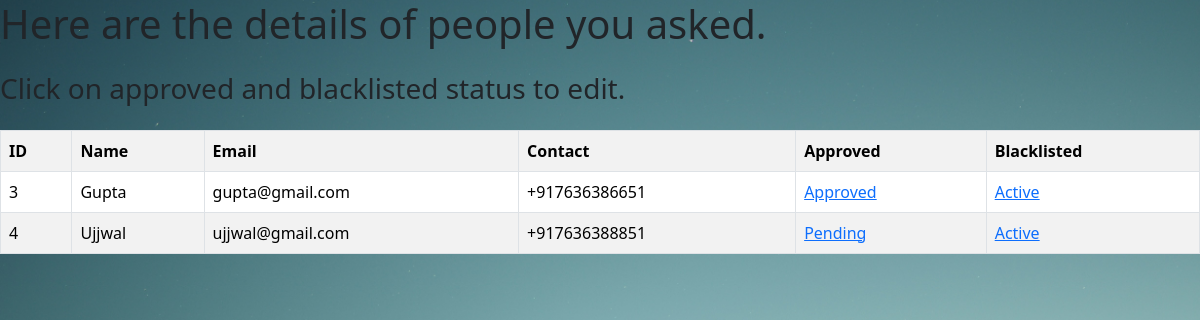
/view-staff (signed in), run on an earlier commit of the app's database.
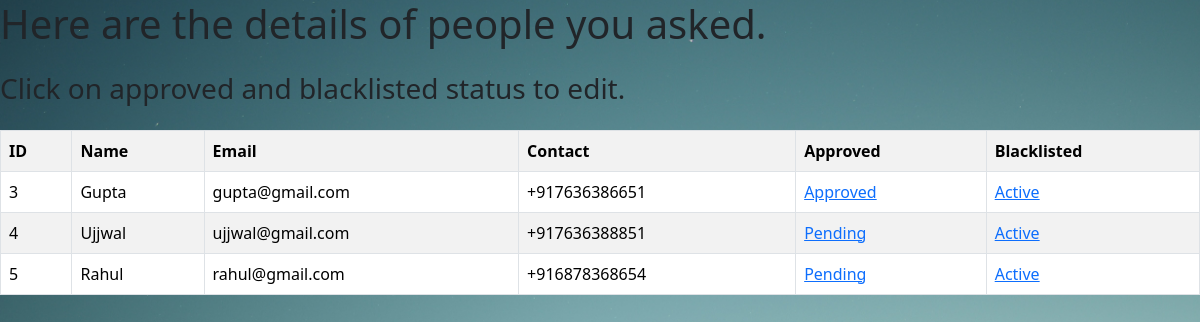
And on a later commit of the database.
### models.py (models this page shows)
class User(db.Model):
    __tablename__="users"
    user_id=db.Column(db.Integer,primary_key=True)
    name=db.Column(db.String(100),nullable=False)
    email=db.Column(db.String(150),unique=True,nullable=False)
    password=db.Column(db.String(255),nullable=False)
    contact=db.Column(db.String(20),nullable=False)
    role=db.Column(db.String(50),nullable=False)
    approved=db.Column(db.Boolean,default=False)
    blacklisted=db.Column(db.Boolean,nullable=False,default=False)
    bookings=db.relationship("Booking",backref="user",lazy=True)
    assigned_treks=db.relationship("Trek",backref="staff",lazy=True,foreign_keys="Trek.assigned_staff_id")

### app.py (the view)
@app.route("/view-staff")
def viewstaff():
    if session.get("role")!="admin":
        return "You are not the Admin"
    staffs=User.query.filter_by(role="staff").all()
    return render_template("admin/view-users.html",users=staffs)

### templates/admin/view-users.html (shortened to what this page needs)
<!DOCTYPE html>
<html lang="en">
<head>
    <link href="https://cdn.jsdelivr.net/npm/bootstrap@5.3.8/dist/css/bootstrap.min.css" rel="stylesheet">
    <link href="../static/css/style.css" rel="stylesheet">
</head>
<body class="bg-mountains">
    <h1 class="mb-4">Here are the details of people you asked.</h1>
    <h3 class="mb-4">Click on approved and blacklisted status to edit.</h3>
    <table class="table table-striped table-hover table-bordered">
        <tr>
            <th>ID</th>
            <th>Name</th>
            <th>Email</th>
            <th>Contact</th>
            <th>Approved</th>
            <th>Blacklisted</th>
        </tr>
        {% for user in users %}
        <tr>
            <td>{{user.user_id}}</td>
            <td>{{user.name}}</td>
            <td>{{user.email}}</td>
            <td>{{user.contact}}</td>
            <td>
                <a href="/approvestatus/{{user.user_id}}">
                    {% if user.approved %}
                        Approved
                    {% else %}
                        Pending
                    {% endif %}
                </a>
            </td>
            <td>
                <a href="/blackliststatus/{{user.user_id}}">
                    {% if user.blacklisted %}
                        Blacklisted
                    {% else %}
                        Active
                    {% endif %}
                </a>
            </td>
        </tr>
        {% endfor %}
    </table>
</body>
</html>

What changed in the data, as far as the page shows it:
added User: user_id "5", name "Rahul", email "rahul@gmail.com", contact "+916878368654", approved "Pending", blacklisted "Active"
